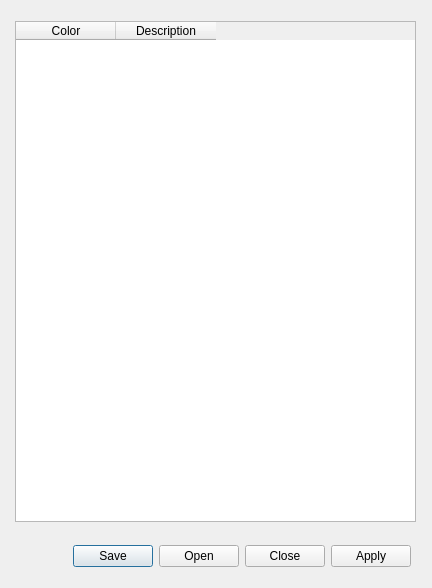
<?xml version="1.0" encoding="UTF-8"?>
<ui version="4.0">
 <class>QPaletteEditor</class>
 <widget class="QDialog" name="QPaletteEditor">
  <property name="geometry">
   <rect>
    <x>0</x>
    <y>0</y>
    <width>432</width>
    <height>588</height>
   </rect>
  </property>
  <property name="windowTitle">
   <string>Color Theme Editor</string>
  </property>
  <widget class="QDialogButtonBox" name="buttonBox">
   <property name="geometry">
    <rect>
     <x>70</x>
     <y>540</y>
     <width>341</width>
     <height>32</height>
    </rect>
   </property>
   <property name="orientation">
    <enum>Qt::Horizontal</enum>
   </property>
   <property name="standardButtons">
    <set>QDialogButtonBox::Apply|QDialogButtonBox::Close|QDialogButtonBox::Open|QDialogButtonBox::Save</set>
   </property>
  </widget>
  <widget class="QTableWidget" name="pTable">
   <property name="geometry">
    <rect>
     <x>15</x>
     <y>21</y>
     <width>401</width>
     <height>501</height>
    </rect>
   </property>
   <property name="editTriggers">
    <set>QAbstractItemView::NoEditTriggers</set>
   </property>
   <column>
    <property name="text">
     <string>Color</string>
    </property>
   </column>
   <column>
    <property name="text">
     <string>Description</string>
    </property>
   </column>
  </widget>
 </widget>
 <resources/>
 <connections>
  <connection>
   <sender>buttonBox</sender>
   <signal>accepted()</signal>
   <receiver>QPaletteEditor</receiver>
   <slot>accept()</slot>
   <hints>
    <hint type="sourcelabel">
     <x>248</x>
     <y>254</y>
    </hint>
    <hint type="destinationlabel">
     <x>157</x>
     <y>274</y>
    </hint>
   </hints>
  </connection>
  <connection>
   <sender>buttonBox</sender>
   <signal>rejected()</signal>
   <receiver>QPaletteEditor</receiver>
   <slot>reject()</slot>
   <hints>
    <hint type="sourcelabel">
     <x>316</x>
     <y>260</y>
    </hint>
    <hint type="destinationlabel">
     <x>286</x>
     <y>274</y>
    </hint>
   </hints>
  </connection>
 </connections>
</ui>
